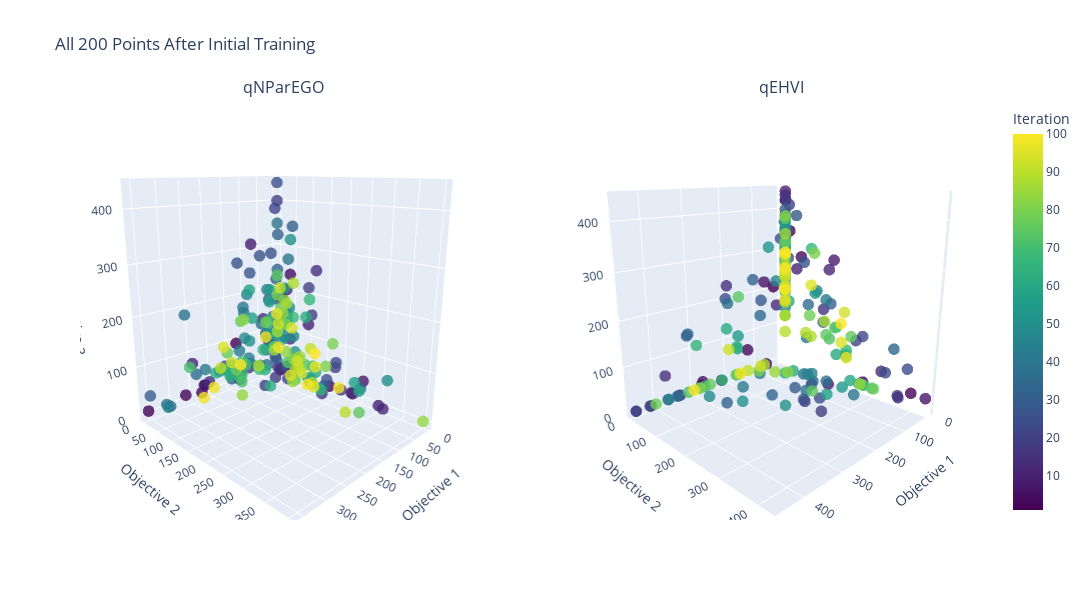

Notebook source saved alongside this figure:
### Code cell
# Plot ALL points after initial training
fig = make_subplots(
    rows=1, cols=2,
    specs=[[{'type': 'scatter3d'}, {'type': 'scatter3d'}]],
    subplot_titles=("qNParEGO", "qEHVI")
)

batch_number = torch.cat([
    torch.zeros(n_initial),
    torch.arange(1, N_BATCH + 1).repeat(BATCH_SIZE, 1).t().reshape(-1),
]).numpy()

start_idx = n_initial
end_idx = len(train_obj_true_qparego)

alg_data = [
    (-train_obj_true_qparego[start_idx:end_idx], "qNParEGO"),
    (-train_obj_true_qehvi[start_idx:end_idx], "qEHVI"),
]

for col, (train_obj, name) in enumerate(alg_data, 1):
    obj_np = train_obj.cpu().numpy()

    scatter = go.Scatter3d(
        x=obj_np[:, 0], y=obj_np[:, 1], z=obj_np[:, 2],
        mode='markers',
        marker=dict(
            size=4,
            color=batch_number[start_idx:end_idx],
            colorscale='Viridis',
            opacity=0.8,
            colorbar=dict(title='Iteration') if col == 2 else None
        ),
        name=name,
        hovertemplate="<b>Obj1</b>: %{x:.2f}<br><b>Obj2</b>: %{y:.2f}<br><b>Obj3</b>: %{z:.2f}<extra></extra>"
    )

    fig.add_trace(scatter, row=1, col=col)
    fig.add_trace(pf_surface, row=1, col=col)

# Update layout
fig.update_layout(
    height=600,
    width=1200,
    scene1=dict(
        xaxis_title='Objective 1',
        yaxis_title='Objective 2',
        zaxis_title='Objective 3',
        camera=dict(eye=dict(x=1.5, y=1.5, z=0.6))
    ),
    scene2=dict(
        xaxis_title='Objective 1',
        yaxis_title='Objective 2',
        zaxis_title='Objective 3',
        camera=dict(eye=dict(x=1.5, y=1.5, z=0.6))
    ),
    showlegend=False,
    title_text=f'All {end_idx - start_idx} Points After Initial Training'
)

fig.show()


pio.write_html(fig, 'DTLZ1a candidates.html')

### Figure 1 — Plotly figure (JSON) as saved in the notebook; plotly's stock layout.template omitted (floating-point values rounded to 4 significant figures; data arrays with more than 128 entries replaced by an {"elided": "..."} marker saying what was removed)
{"data": [{"hovertemplate": "<b>Obj1</b>: %{x:.2f}<br><b>Obj2</b>: %{y:.2f}<br><b>Obj3</b>: %{z:.2f}<extra></extra>", "marker": {"color": {"elided": "200 float values"}, "colorscale": [[0, "#440154"], [0.1111, "#482878"], [0.2222, "#3e4989"], [0.3333, "#31688e"], [0.4444, "#26828e"], [0.5556, "#1f9e89"], [0.6667, "#35b779"], [0.7778, "#6ece58"], [0.8889, "#b5de2b"], [1, "#fde725"]], "opacity": 0.8, "size": 4}, "mode": "markers", "name": "qNParEGO", "scene": "scene", "type": "scatter3d", "x": {"elided": "200 float values"}, "y": {"elided": "200 float values"}, "z": {"elided": "200 float values"}}, {"color": "red", "colorscale": [[0, "rgb(255,245,240)"], [0.125, "rgb(254,224,210)"], [0.25, "rgb(252,187,161)"], [0.375, "rgb(252,146,114)"], [0.5, "rgb(251,106,74)"], [0.625, "rgb(239,59,44)"], [0.75, "rgb(203,24,29)"], [0.875, "rgb(165,15,21)"], [1, "rgb(103,0,13)"]], "intensity": {"elided": "1000 float values"}, "name": "Pareto Front", "opacity": 0.3, "scene": "scene", "showscale": false, "type": "mesh3d", "x": {"elided": "1000 float values"}, "y": {"elided": "1000 float values"}, "z": {"elided": "1000 float values"}}, {"hovertemplate": "<b>Obj1</b>: %{x:.2f}<br><b>Obj2</b>: %{y:.2f}<br><b>Obj3</b>: %{z:.2f}<extra></extra>", "marker": {"color": {"elided": "200 float values"}, "colorbar": {"title": {"text": "Iteration"}}, "colorscale": [[0, "#440154"], [0.1111, "#482878"], [0.2222, "#3e4989"], [0.3333, "#31688e"], [0.4444, "#26828e"], [0.5556, "#1f9e89"], [0.6667, "#35b779"], [0.7778, "#6ece58"], [0.8889, "#b5de2b"], [1, "#fde725"]], "opacity": 0.8, "size": 4}, "mode": "markers", "name": "qEHVI", "scene": "scene2", "type": "scatter3d", "x": {"elided": "200 float values"}, "y": {"elided": "200 float values"}, "z": {"elided": "200 float values"}}, {"color": "red", "colorscale": [[0, "rgb(255,245,240)"], [0.125, "rgb(254,224,210)"], [0.25, "rgb(252,187,161)"], [0.375, "rgb(252,146,114)"], [0.5, "rgb(251,106,74)"], [0.625, "rgb(239,59,44)"], [0.75, "rgb(203,24,29)"], [0.875, "rgb(165,15,21)"], [1, "rgb(103,0,13)"]], "intensity": {"elided": "1000 float values"}, "name": "Pareto Front", "opacity": 0.3, "scene": "scene2", "showscale": false, "type": "mesh3d", "x": {"elided": "1000 float values"}, "y": {"elided": "1000 float values"}, "z": {"elided": "1000 float values"}}], "layout": {"annotations": [{"font": {"size": 16}, "showarrow": false, "text": "qNParEGO", "x": 0.225, "xanchor": "center", "xref": "paper", "y": 1, "yanchor": "bottom", "yref": "paper"}, {"font": {"size": 16}, "showarrow": false, "text": "qEHVI", "x": 0.775, "xanchor": "center", "xref": "paper", "y": 1, "yanchor": "bottom", "yref": "paper"}], "height": 600, "scene": {"camera": {"eye": {"x": 1.5, "y": 1.5, "z": 0.6}}, "domain": {"x": [0, 0.45], "y": [0, 1]}, "xaxis": {"title": {"text": "Objective 1"}}, "yaxis": {"title": {"text": "Objective 2"}}, "zaxis": {"title": {"text": "Objective 3"}}}, "scene2": {"camera": {"eye": {"x": 1.5, "y": 1.5, "z": 0.6}}, "domain": {"x": [0.55, 1], "y": [0, 1]}, "xaxis": {"title": {"text": "Objective 1"}}, "yaxis": {"title": {"text": "Objective 2"}}, "zaxis": {"title": {"text": "Objective 3"}}}, "showlegend": false, "title": {"text": "All 200 Points After Initial Training"}, "width": 1200}}
